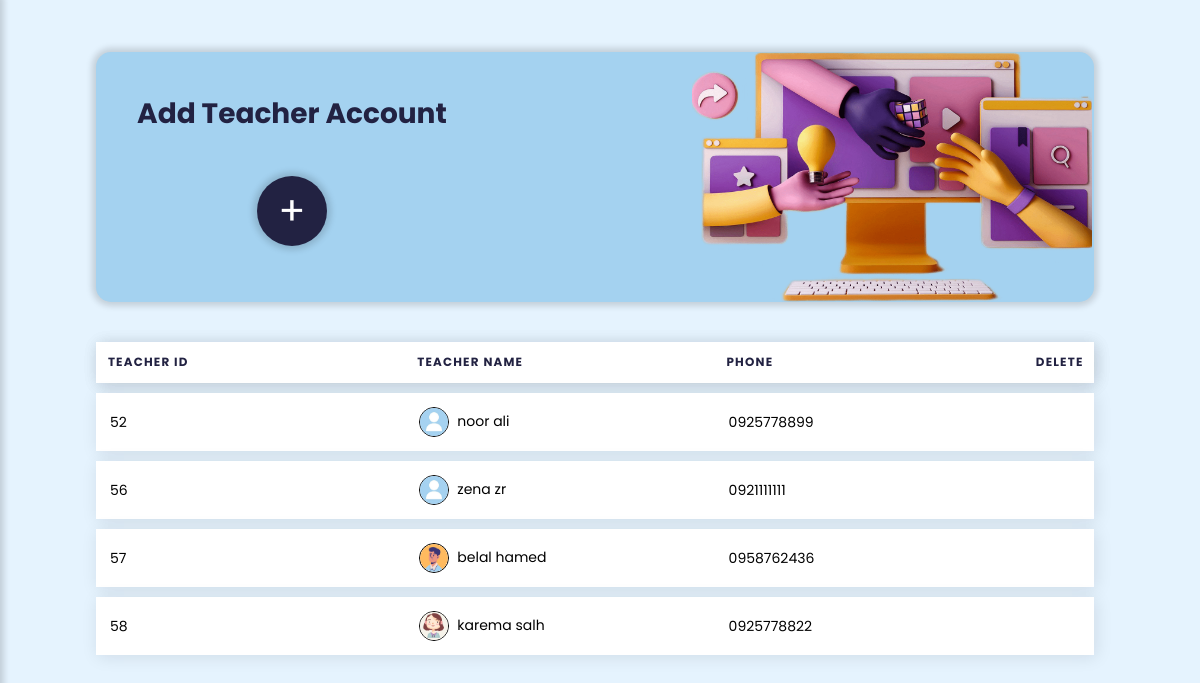
The page /UI/control_panel/teacher_control_panel.php on the database as committed earlier.
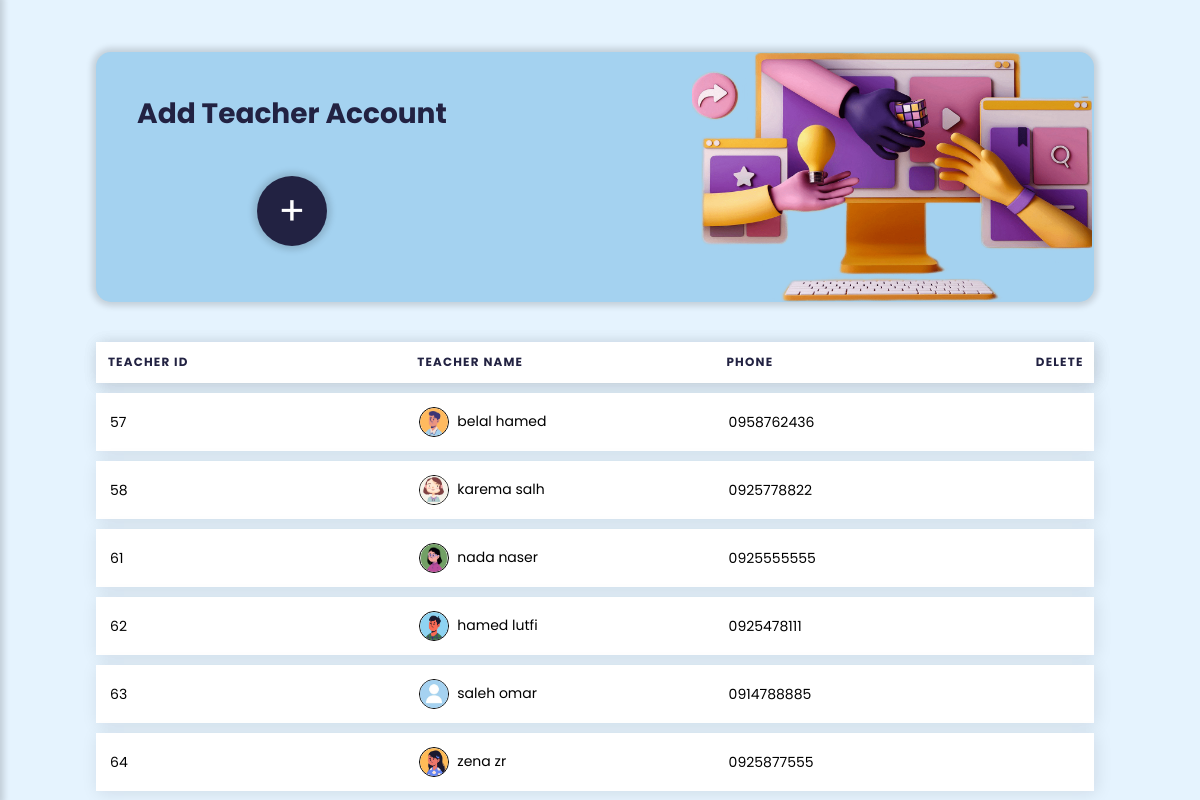
The same page on the database as committed later.
### tables this page shows
CREATE TABLE IF NOT EXISTS `teacher` (
  `tr_id` int(8) NOT NULL AUTO_INCREMENT,
  `user_id` int(8) NOT NULL,
  `tr_phone_no` varchar(10) NOT NULL,
  PRIMARY KEY (`tr_id`),
  KEY `user_id` (`user_id`)
);

CREATE TABLE IF NOT EXISTS `user` (
  `user_id` int(8) NOT NULL AUTO_INCREMENT,
  `full_name` varchar(50) NOT NULL,
  `password` varchar(225) NOT NULL,
  `u_img` varchar(225) DEFAULT NULL,
  `role` varchar(8) DEFAULT NULL,
  PRIMARY KEY (`user_id`)
);

### DataBase/db.php (called while the page is built, shortened)
<?php
require("Connection.php");
function selectAllteacher(){
    global $conn;
    $sql = "Select teacher.tr_id,user.user_id,user.full_name,user.u_img,teacher.tr_phone_no from teacher,user WHERE user.user_id=teacher.user_id;";
    $pre=$conn->prepare($sql);
    $pre->execute();
    $records=$pre->get_result()->fetch_all(MYSQLI_ASSOC);
    return $records;
}

### UI/control_panel/teacher_control_panel.php (the view, shortened to what this page needs)
<?php
$teachers=selectAllteacher();
?>
<!DOCTYPE html>
<html lang="en">
    <head>
        <link rel="stylesheet" href="../../css/controlpanel_groups_teacher_student_files.css">
        <link rel="stylesheet" href="https://maxst.icons8.com/vue-static/landings/line-awesome/line-awesome/1.3.0/css/line-awesome.min.css">
    </head>
<body id="b-vlightblue">
<header class="main_icon">
</header>
<div class="main-content">
    <div class="header-box tr">
        <div class="header-box-content-table">
            <h2>Add Teacher Account</h2><br>
            <a href="<?php echo BASE_URL . '/UI/control_panel/create_teacher.php' ?>">
                <button class="btn-create">+</button>
            </a>
        </div>
        <img src="../../sources/image/teacher_image_3d.png" >
    </div>
    <div class="table-box">
        <table class="table">
            <thead>
                <tr>
                    <th scope="col">Teacher Id</th>
                    <th scope="col">Teacher Name</th>
                    <th scope="col">Phone</th>
                    <th scope="col" width="70px">Delete</th>
                </tr>
            </thead>
            <tbody>
            <?php foreach($teachers as $key => $teacher):?>
                <tr>
                    <td data-label="tr-id"><?php echo $teacher['tr_id'] ?></td>
                    <td data-label="tr-name"><img src="<?php echo BASE_URL . '/sources/image/' . $teacher['u_img']; ?>" class="tab-img" style="width: 30px; height: 30px;border-radius:100%;"><?php echo $teacher['full_name'] ?></td>
                    <td data-label="tr-phone"><?php echo $teacher['tr_phone_no'] ?></td>
                    <td data-label="delete"><a onclick="return confirmDelete()" href="teacher_control_panel.php?delete_tr_id=<?php echo $teacher['tr_id']; ?>&deleteID=<?php echo $teacher['user_id']; ?>"><i class="las la-trash-alt ticon delet"></i></a></td>
                </tr>
            <?php endforeach; ?>
            </tbody>
        </table>
    </div>
</div>
</body>
</html>

Rows that differ between the two databases and show on the page:
removed teacher: tr_id "52", user.u_img (picture), user.full_name "noor ali", tr_phone_no "0925778899"
removed teacher: tr_id "56", user.u_img (picture), user.full_name "zena zr", tr_phone_no "0921111111"
added teacher: tr_id "61", user.u_img (picture), user.full_name "nada naser", tr_phone_no "0925555555"
added teacher: tr_id "62", user.u_img (picture), user.full_name "hamed lutfi", tr_phone_no "0925478111"
added teacher: tr_id "63", user.u_img (picture), user.full_name "saleh omar", tr_phone_no "0914788885"
added teacher: tr_id "64", user.u_img (picture), user.full_name "zena zr", tr_phone_no "0925877555"
